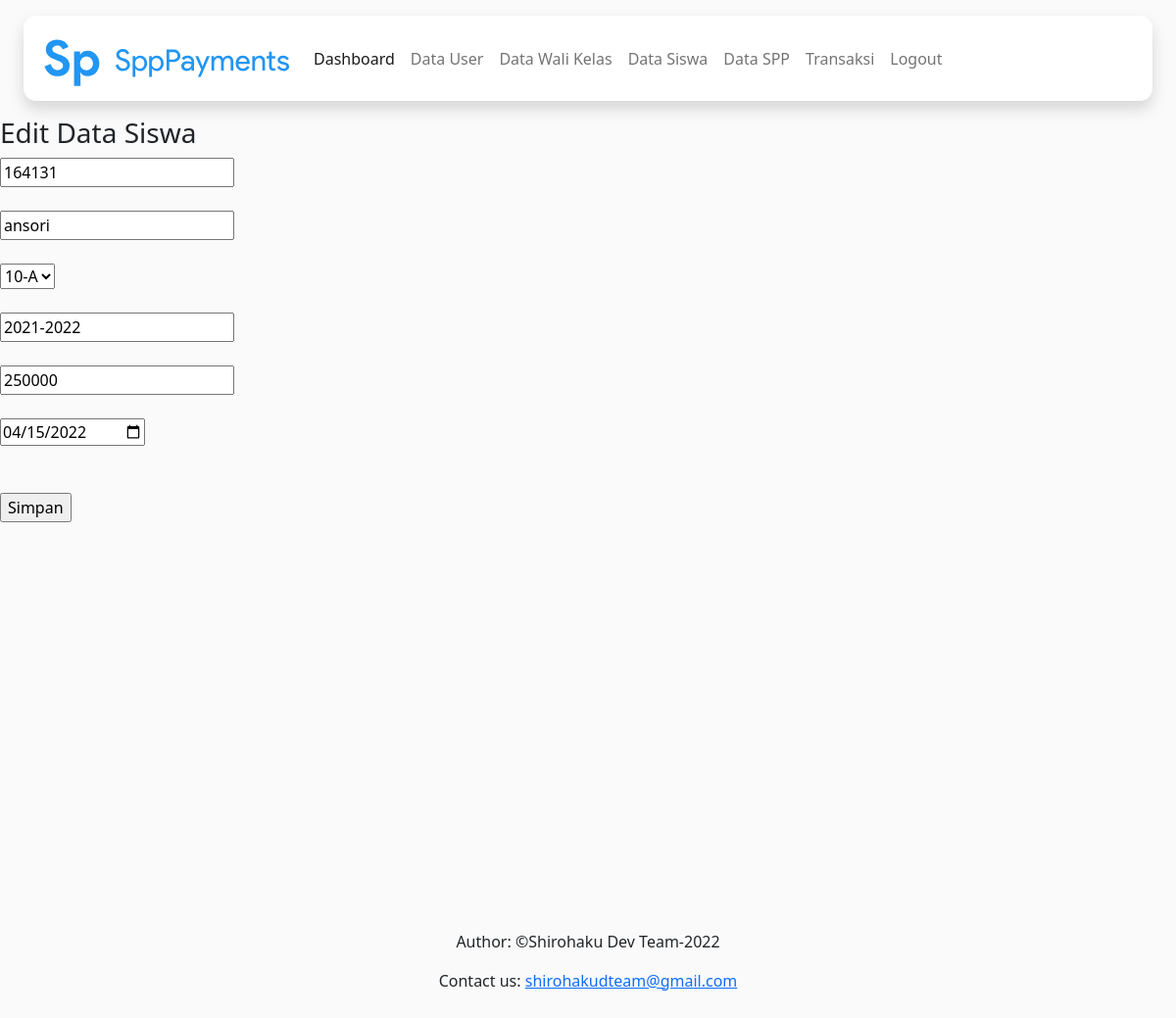
The page /src/edit/editstudent.php?nis=164131 (signed in) on the database its author committed.
### tables this page shows
CREATE TABLE `student` (
  `nis` varchar(128) NOT NULL,
  `student_name` varchar(255) DEFAULT NULL,
  `class` varchar(8) DEFAULT NULL,
  `periode` varchar(128) DEFAULT NULL
);

CREATE TABLE `spp` (
  `nis` varchar(128) DEFAULT NULL,
  `duedate` date DEFAULT NULL,
  `spp_cost` int(11) DEFAULT NULL,
  `status` varchar(128) DEFAULT NULL
);

### src/edit/editstudent.php (the view, shortened to what this page needs)
<?php include "../header/header.php"; ?>
<?php
	include "../connection/connection.php";
	$getData = mysqli_query($conn, "SELECT * FROM student WHERE nis='$_GET[nis]'");
	$data = mysqli_fetch_array($getData);
	$getDataSpp = mysqli_query($conn, "SELECT * FROM spp WHERE nis='$_GET[nis]'");
	$dataSpp = mysqli_fetch_array($getDataSpp);
?>
<h3>Edit Data Siswa</h3>
<form method="POST">
	<div class="input-field">
			<input type="number" name="getnis" maxlength="6" value="<?php echo $data['nis']; ?>" placeholder="NIS ex: 2212345xxx" />
	</div>
	<br />
	<div class="input-field">
			<input type="text" name="studentname" value="<?php echo $data['student_name']; ?>" placeholder="Nama Siswa ex: Ratna Permata" />
	</div>
	<br />
	<div class="drop-down">
			<select name="class" id="add-class">
				<?php
					include "../connection/connection.php";
					$getDatac = mysqli_query($conn, "SELECT * from wclass order by class ASC");
					while($datac = mysqli_fetch_array($getDatac)){
						if($datac['class'] == $data['class']){
							$selected = "selected";
						}else{
							$selected ="";
						}
				?>
					<option value="<?php echo $datac['class']; ?>" <?php echo $selected; ?>><?php echo $datac['class']; ?></option>
				<?php
					}
				?>
			</select>
	</div>
	<br />
	<div class="input-field">
			<input type="text" name="periode" value="<?php echo $data['periode']; ?>" id="add-ta" />
	</div>
	<br />
	<div class="input-field">
			<input type="text" name="sppcost" value="<?php echo $dataSpp['spp_cost']; ?>" id="add-spp" />
	</div>
	<br />
	<div class="input-field">
			<input type="date" name="duedate" value="<?php echo $dataSpp['duedate']; ?>" />
	</div>
	<br />
	<br />
	<input type="submit" value="Simpan" />
</form>
<?php include "../footer/footer.php" ?>

### rows shown on the page
student: getnis "164131", studentname "ansori", periode "2021-2022"
spp: sppcost "250000", duedate "04/15/2022"

### other values the page prints
form field class "10-A"
